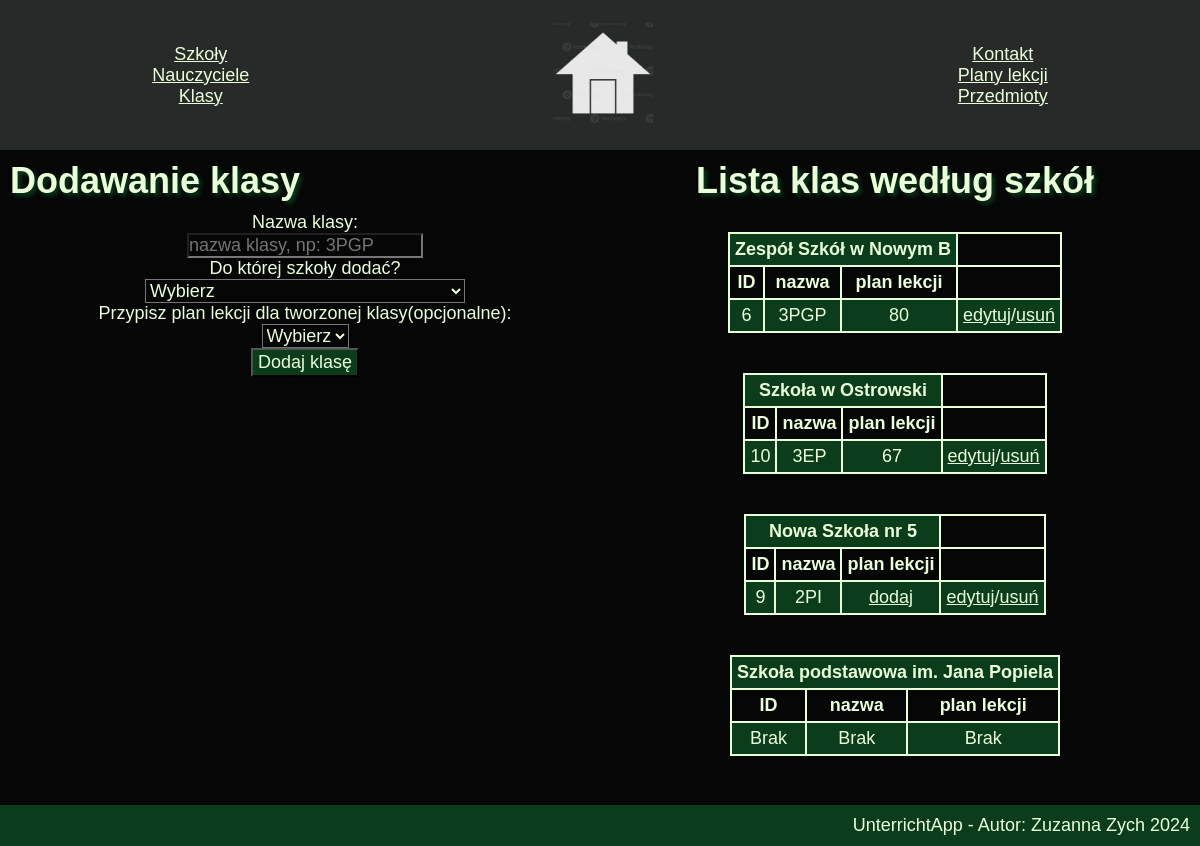
/klasy.php, run on an earlier commit of the app's database.
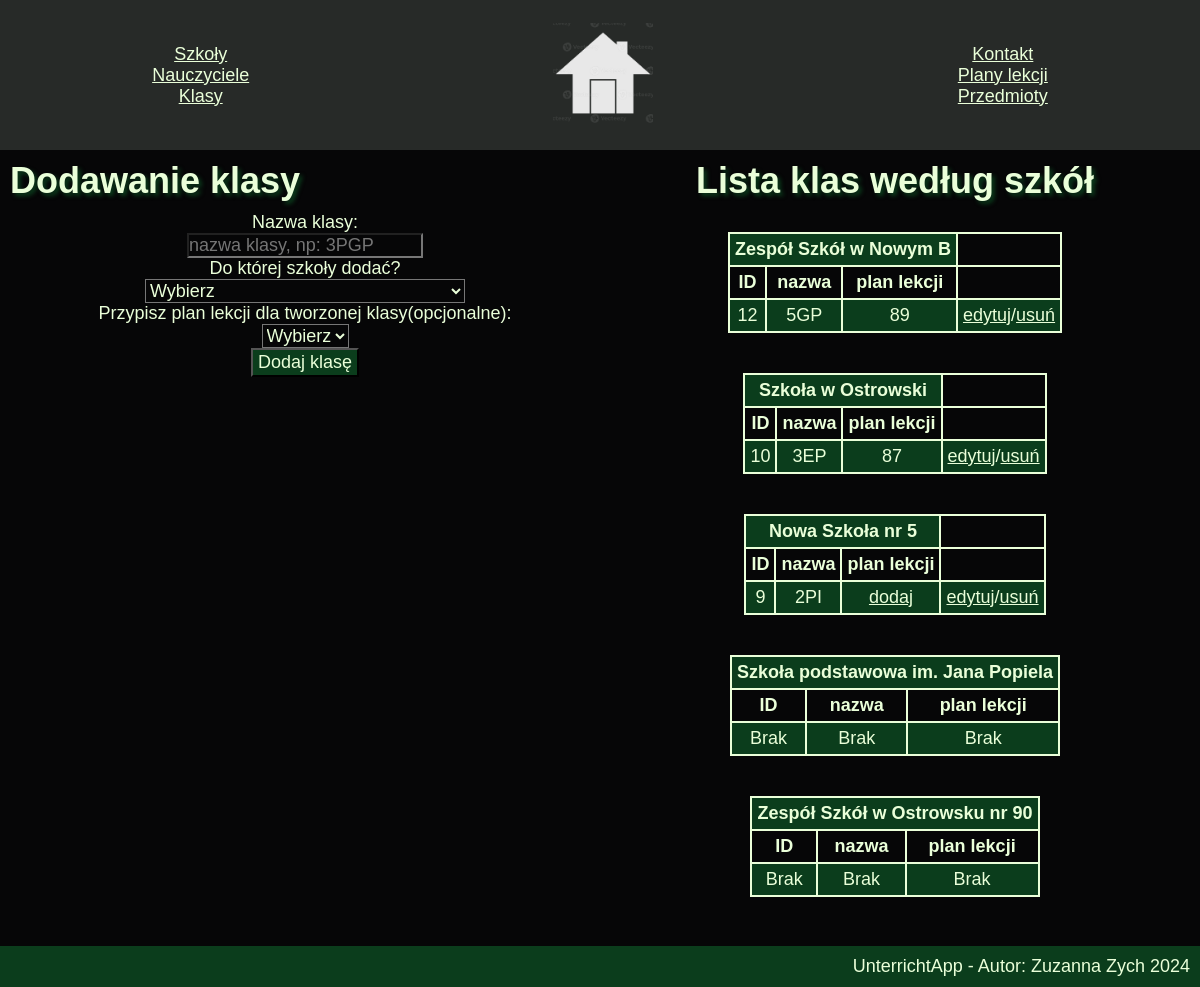
And on a later commit of the database.
### tables this page shows
CREATE TABLE `klasa` (
  `id` int(10) UNSIGNED NOT NULL,
  `nazwa` varchar(10) NOT NULL,
  `id_szkola` int(10) UNSIGNED NOT NULL,
  `id_planu_lekcji` int(10) UNSIGNED DEFAULT NULL
);

### klasy.php (the view, shortened to what this page needs)
<!DOCTYPE html>
<html lang="pl">
<head>
     <link rel="stylesheet" href="styl.css">
</head>
<body>
     <?php
     include_once "func.php";
     include_once "conn.php";
     include_once "getAll.php";
     ?>
     <div class="lewy">
    <h2 class="pageFunc">Dodawanie klasy</h2>
    <form action="" method="POST">
    <div class="dodKlase">
    <label for="nazwa">Nazwa klasy:</label>
    <input placeholder="nazwa klasy, np: 3PGP" type="text" name="nazwa" id="nazwa" value="<?php echo isset($_POST["nazwa"]) ? $_POST["nazwa"] : ''; ?>" required>
    <label for="szkola">Do której szkoły dodać?</label>
    <select name="szkola" id="szkola">
        <option value="">Wybierz</option>
    </select>
    <label for="planL">Przypisz plan lekcji dla tworzonej klasy(opcjonalne):</label>
    <select name="planL" id="planL">
        <option value="">Wybierz</option>
    </select>
    <button type="submit">Dodaj klasę</button>
</div>
</form>
</div>
<div class="prawy">
    <h2 class="pageFunc center">Lista klas według szkół</h2>
    <?php
    foreach ($klasaSzkoly as $szkola => $value) {
        echo "<div class='showSzKlasy'>";
        renderKlasy($szkola);
        echo "</div>";
    }
    ?>
</div>
</body>
</html>

### getAll.php (shortened to what this page needs)
<?php
global $conn;
$sqlSzkola = "SELECT * FROM szkola";
$r_szkola = mysqli_query($conn, $sqlSzkola);
$klasaSzkoly = [];
while ($rowSz = mysqli_fetch_assoc($r_szkola)) {
      $klasaSzkoly[$rowSz['nazwa']] = [];
      $klasaSzkoly[$rowSz['nazwa']]['idSzkoly'] = $rowSz['id'];
      $sqlKlasa = 'SELECT szkola.id AS "idSzkoly", szkola.nazwa AS "nazwaSzkoly", klasa.id AS "idKlasy", klasa.nazwa AS "nazwaKlasy", klasa.id_planu_lekcji from szkola INNER JOIN klasa ON klasa.id_szkola = szkola.id WHERE szkola.nazwa = "'.$rowSz['nazwa'].'";';
      $r_klasa = mysqli_query($conn, $sqlKlasa);
      while ($rowK = mysqli_fetch_assoc($r_klasa)) {
            array_push($klasaSzkoly[$rowSz['nazwa']], [$rowK['idKlasy'], $rowK['nazwaKlasy']]);
      }
}
$planLekcjiKlasy = [];
$sql = "SELECT klasa.id, klasa.nazwa, klasa.id_szkola, szkola.nazwa AS 'nazwaSzkoly', klasa.id_planu_lekcji FROM klasa INNER JOIN szkola ON szkola.id = klasa.id_szkola ORDER BY `nazwaSzkoly` ASC";
$r = mysqli_query($conn, $sql);
while ($row = mysqli_fetch_assoc($r)) {
      array_push($planLekcjiKlasy, $row);
}
function renderKlasy($szkola) {
      global $klasaSzkoly;
      global $planLekcjiKlasy;
echo "<table> <tr> <th colspan=3>$szkola</th> </tr> <tr>
     <th>ID</th>
     <th>nazwa</th>
     <th>plan lekcji</th>
</tr>";
        $i = 0;
        if (isset($klasaSzkoly[$szkola][0][0]) && isset($klasaSzkoly[$szkola][0][1])) {
            while (isset($klasaSzkoly[$szkola][$i][0])) {
                  echo "<tr>";
                  echo "<td>".$klasaSzkoly[$szkola][$i][0]."</td>";
                  echo "<td>".$klasaSzkoly[$szkola][$i][1]."</td>";
                  $idPlanuWritten = 0;
                  foreach ($planLekcjiKlasy as $key => $value) {
                       global $idPlanuWritten;
                        if ($klasaSzkoly[$szkola][$i][0] == $value['id']) {
                              if (isset($value['id_planu_lekcji'])&& trim($value['id_planu_lekcji'])!= "") {
                                    echo "<td>".$value['id_planu_lekcji']."</td>";
                                    $idPlanuWritten = 1;
                              }
                        }
                  }
                  if ($idPlanuWritten == 0) {echo "<td><a href='editKlasa.php?id=".$klasaSzkoly[$szkola][$i][0]."'>dodaj</a></td>";}
                  echo "<td><a href='editKlasa.php?id=".$klasaSzkoly[$szkola][$i][0]."'>edytuj</a>/<a href='usuKl.php?id=".$klasaSzkoly[$szkola][$i][0]."'>usuń</a></td>";
                  echo "</tr>";
                  $i ++;
            }
      } else {
            echo "<tr>";
            echo "<td>"."Brak"."</td>";
            echo "<td>"."Brak"."</td>";
            echo "<td>"."Brak"."</td>";
            echo "</tr>";
        }
echo "</table>";
}
?>

What changed in the data, as far as the page shows it:
removed klasa: id_planu_lekcji "80", shown under "6"
added klasa: id_planu_lekcji "89", shown under "12"
changed klasa (number 2 of 2 on the later page): id_planu_lekcji "67" → "87"
Also different on the page:
list line gone: "6 3PGP edytuj / usuń"
new list line: "12 5GP edytuj / usuń"
new list line: "Zespół Szkół w Ostrowsku nr 90 ID nazwa plan lekcji Brak Brak Brak"
